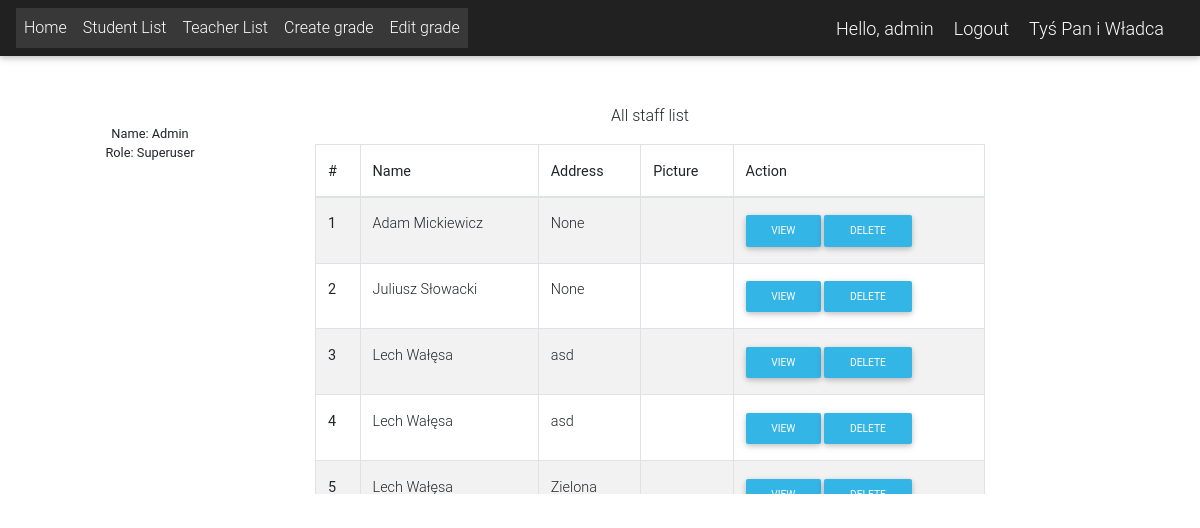
/profile/ (signed in), run on an earlier commit of the app's database.
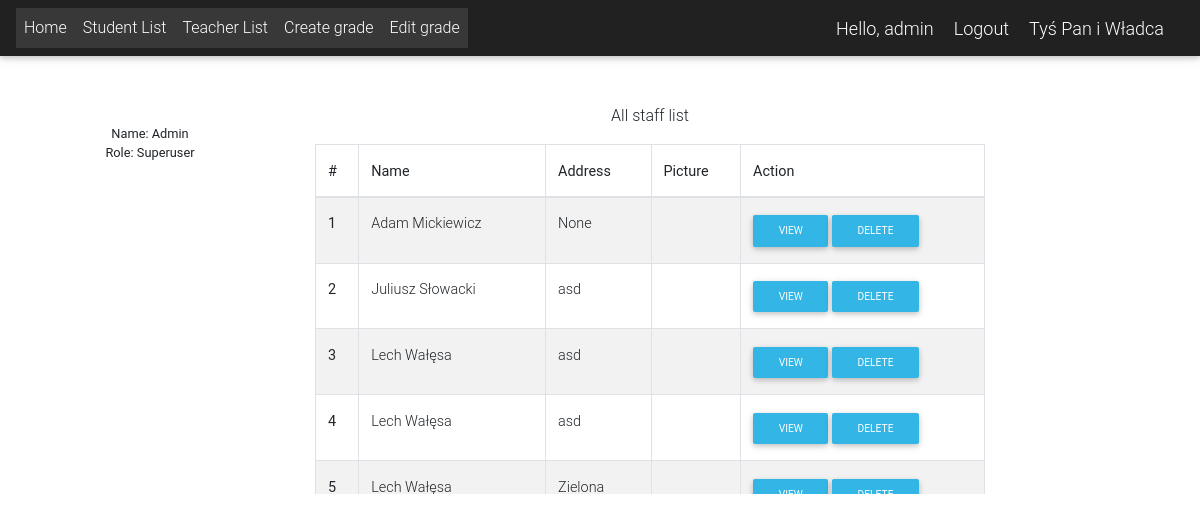
And on a later commit of the database.
### app/models.py (models this page shows)
class User(AbstractUser):
    is_student = models.BooleanField(default=False)
    is_teacher = models.BooleanField(default=False)
    phone = models.CharField(max_length=60, blank=True, null=True)
    address = models.CharField(max_length=60, blank=True, null=True)
    email = models.EmailField(blank=True, null=True)
    username_validator = ASCIIUsernameValidator()
    def get_full_name(self):
        full_name = self.username
        if self.first_name and self.last_name:
            full_name = self.first_name + " " + self.last_name
        return full_name

### app/views.py (the view)
# urls.py: path('profile/', profile, name='profile'),
def profile(request):
    if request.user.is_teacher:
        subjects = teachers_subject(request.user.teacher)
        return render(request, 'profile/profile.html', {"subjects": subjects, })
    elif request.user.is_student:
        student = Student.objects.get(user__pk=request.user.id)
        context = {
            'student': student,
        }
        return render(request, 'profile/profile.html', context)
    else:
        staff = User.objects.filter(is_teacher=True)
        return render(request, 'profile/profile.html', {"staff": staff})

### templates/profile/profile.html (shortened to what this page needs)
{% extends 'Links.html' %}
{% load humanize %}
{% block content %}
 <div class="container-fluid mt-5">
  <div class="row">
    <div class="col-md-3">
{% if request.user.is_superuser %}
  <div class="card-body card-body-cascade text-center">
    <small>Name: {{ request.user.get_full_name|capfirst }}</small><br>
    <small>Role: Superuser</small>
  </div>
{% endif %}
    </div>
  {% if request.user.is_superuser %}
    <div class="col-md-7 text-center">
      <p>All staff list</p>
  <div class="table-wrapper-scroll-y">
  <table class="table table-bordered table-striped">
  <thead>
    <tr>
      <th scope="col">#</th>
      <th scope="col">Name</th>
      <th scope="col">Address</th>
      <th scope="col">Picture</th>
      <th scope="col">Action</th>
    </tr>
  </thead>
  <tbody>
    {% for staff in staff %}
    <tr>
      <th scope="row">{{ forloop.counter }}</th>
      <td>{{ staff.get_full_name|capfirst }}</td>
      <td>{{ staff.address }}</td>
      <td>{{ staff.get_picture.url }}</td>
      <td>
        <span class="table-remove">
          <a href="{% url 'user_profile' id=staff.pk%}" class="btn btn-info btn-rounded btn-sm my-0">View</a>
        </span>
        <span class="table-remove">
          <a href="" class="btn btn-info btn-rounded btn-sm my-0">Delete</a>
        </span>
      </td>
    </tr>
  {% endfor %}
  </tbody>
</table>
    </div>
  </div>
  {% endif %}
</div>
 </div>
{% endblock %}

What changed in the data, as far as the page shows it:
changed User "Juliusz Słowacki": address "None" → "asd"
